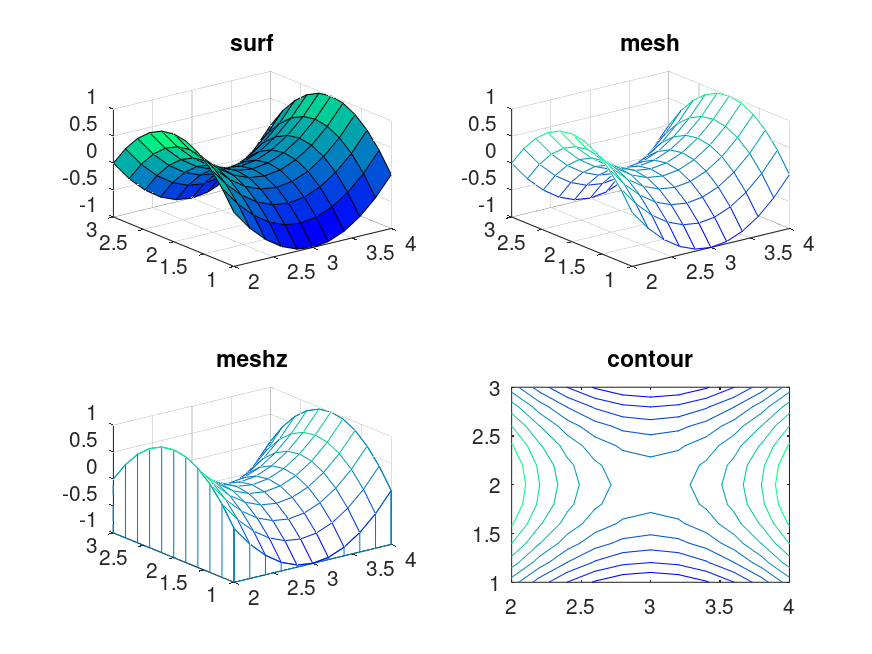
%> input picture octave_tut/plots/surfaces.png, 872 x 654 px
$ octave more_plotting.m   (GNU Octave 9; MATLAB toolbox functions it lacks are replaced by stand-ins)
%> lines starting %> are read from the running program, lines starting %| are printed output that depends on the picture
% More graphs
hold on;
x = linspace(-10, 10);
h = figure(1);
subplot(2, 1, 1);
plot(x, sin(x));
title('y = sin(x)');
subplot(2, 1, 2);
plot(x, sin(x) ./ x);
title('y = sin(x)/x');
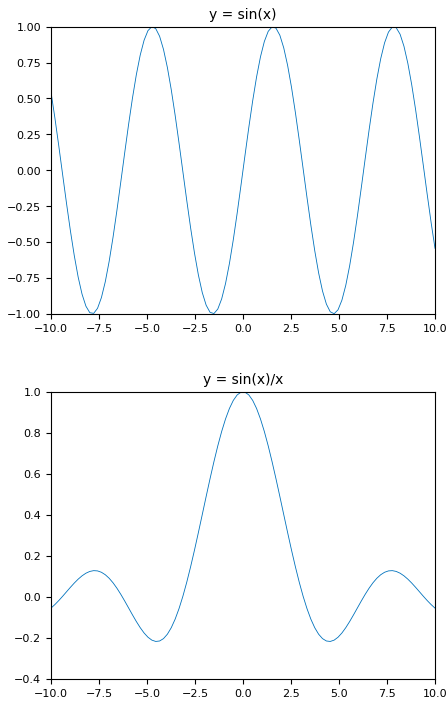
%> figure redrawn from the program's plot data, 2 panels; panel 1: curve peaks at x = -4.75, y = 0.999; panel 2: curve peaks at x = -0.101, y = 0.998
print('plots/mult_sins.png');
hold off;


% 3D

hold on;
t = 0 : pi/50 : 10*pi;
x = sin(t) .* t; y = cos(t) .* t; z = t;
hf = figure(2);
plot3(x, y, z);
title('Helix');
grid on;
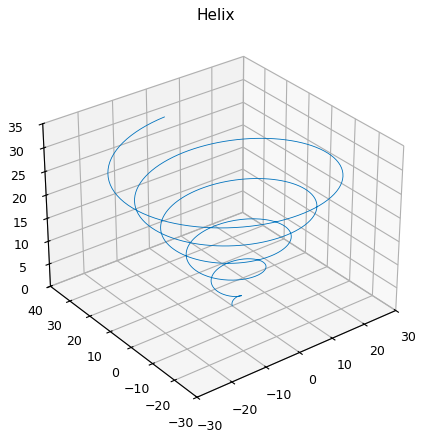
%> figure redrawn from the program's plot data
print('plots/helix.png');
hold off;


% Surface

hold on;
x = 2 : 0.2 : 4;
y = 1 : 0.2 : 3;
[X, Y] = meshgrid(x, y);
Z = (X - 3) .^ 2 - (Y - 2) .^ 2;
hff = figure(3);
colormap(winter);
subplot(2, 2, 1);
surf(X, Y, Z);
title('surf');
subplot(2, 2, 2);
mesh(X, Y, Z);
title('mesh');
subplot(2, 2, 3);
meshz(X, Y, Z);
title('meshz');
subplot(2, 2, 4);
contour(X, Y, Z);
title('contour');
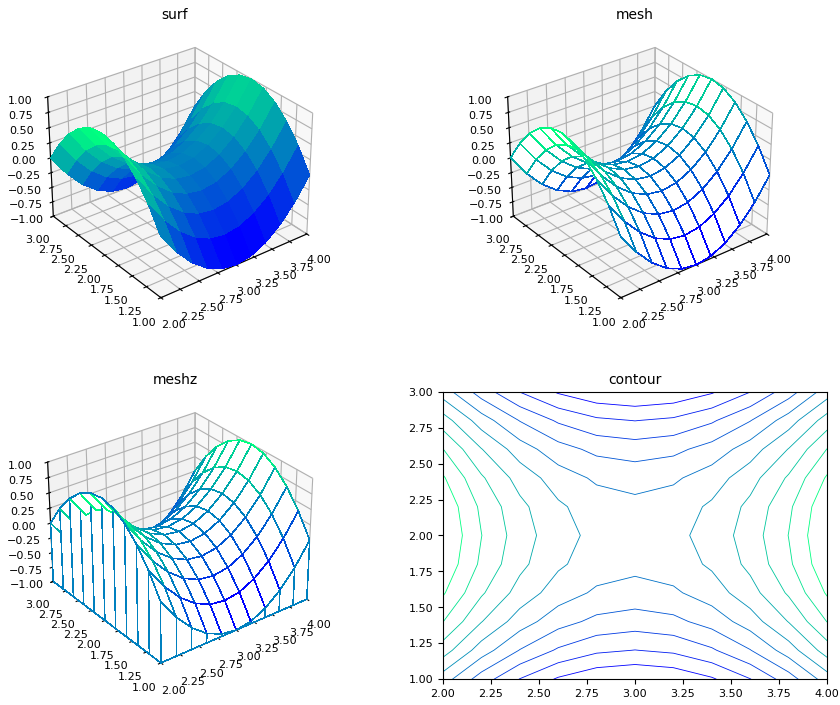
%> figure redrawn from the program's plot data, 4 panels
print('plots/surfaces.png');
hold off;

% Image

surf_img = imread('plots/surfaces.png');
%> surf_img is the input picture: size 654x872x3 uint8; mean R, G, B 236.1, 242.5, 246.7
surf_gray = rgb2gray(surf_img);
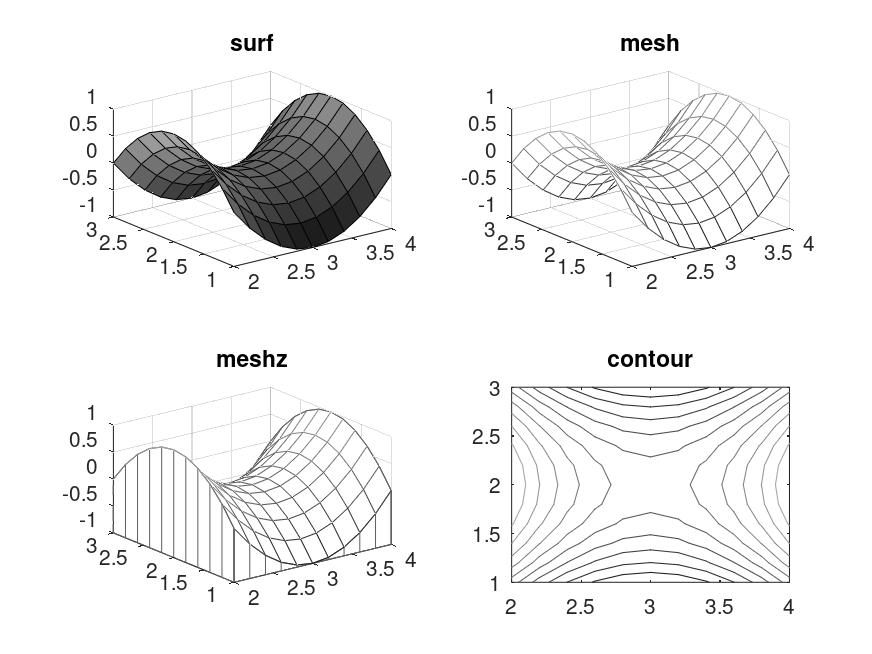
%> surf_gray: size 654x872 uint8; min 0, max 255, mean 241.1
imwrite(surf_gray, 'plots/surf_gray.png');
